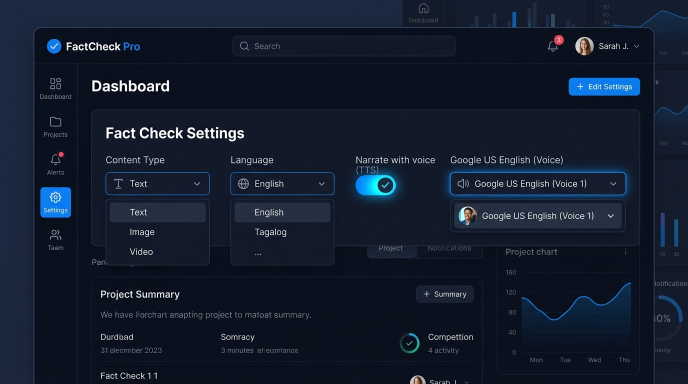
#> input picture tts_feature_mockup.jpg, 1376 x 768 px (shown at 1/2 size)
$ python -i visual_signals.py   (imports and definitions only)
#> lines starting #> are read from the running program, lines starting #| are printed output that depends on the picture
import io

import numpy as np
from PIL import Image, ImageChops


def ela_suspicion(image: Image.Image, quality: int = 90) -> float:
    buffer = io.BytesIO()
    image.convert("RGB").save(buffer, "JPEG", quality=quality)
    buffer.seek(0)
    resaved = Image.open(buffer)
    diff = ImageChops.difference(image.convert("RGB"), resaved)
    variance = np.array(diff).astype(float).std()
    return round(min(variance * 4, 100), 1)


def frequency_signal(image: Image.Image) -> dict:
    gray = np.array(image.convert("L").resize((512, 512))).astype(float)
    fft = np.fft.fftshift(np.fft.fft2(gray))
    magnitude = np.abs(fft)
    h, w = magnitude.shape
    cy, cx = (h // 2, w // 2)
    radius = min(h, w) // 4
    y, x = np.ogrid[:h, :w]
    mask_high = (x - cx) ** 2 + (y - cy) ** 2 > radius**2
    high = magnitude[mask_high].mean()
    low = magnitude[~mask_high].mean()
    ratio = high / max(low, 1e-06)
    suspicion = round(max(0, min(100, (0.15 - ratio) * 500)), 1) if ratio < 0.15 else 0.0
    return {"ratio": round(ratio, 4), "suspicion": suspicion}


def metadata_signal(image: Image.Image) -> dict:
    exif = image.getexif()
    has_camera_tags = any((tag in exif for tag in (271, 272, 306)))
    editing_tools = ["photoshop", "gimp", "snapseed", "picsart", "canva"]
    software_tag = exif.get(305)
    flagged_software = None
    if software_tag and any((tool in str(software_tag).lower() for tool in editing_tools)):
        flagged_software = str(software_tag)
    return {"has_camera_metadata": has_camera_tags, "flagged_software": flagged_software}


def normalize_pct(d: dict) -> dict:
    total = sum(d.values())
    if total <= 0:
        keys = list(d.keys())
        return {k: 100.0 if i == 0 else 0.0 for i, k in enumerate(keys)}
    rounded = {k: round(v / total * 100, 1) for k, v in d.items()}
    diff = round(100 - sum(rounded.values()), 1)
    if abs(diff) >= 0.1:
        max_key = max(rounded, key=lambda k: rounded[k])
        rounded[max_key] = round(rounded[max_key] + diff, 1)
    return rounded


def classify_frame(image: Image.Image) -> dict:
    ela = ela_suspicion(image)
    freq = frequency_signal(image)
    meta = metadata_signal(image)
    edited_evidence = ela * 0.8 + (25 if meta["flagged_software"] else 0)
    ai_evidence = freq["suspicion"] * 0.8 + (20 if not meta["has_camera_metadata"] else 0)
    real_evidence = max(0.0, 100 - edited_evidence * 0.5 - ai_evidence * 0.5)
    pct = normalize_pct(
        {"real": real_evidence, "edited": edited_evidence, "ai_generated": ai_evidence}
    )
    dominant = max(pct, key=lambda k: pct[k])
    return {
        "real_pct": pct["real"],
        "edited_pct": pct["edited"],
        "ai_generated_pct": pct["ai_generated"],
        "dominant_category": dominant,
        "signals": {"ela_suspicion": ela, "frequency": freq, "metadata": meta},
    }

>>> from PIL import Image
>>> picture = Image.open('../../tts_feature_mockup.jpg')
#> picture is the input picture: PIL image 1376x768 RGB; mean R, G, B 19.3, 28.6, 45.5
>>> result = classify_frame(picture)
#> in ela_suspicion, `variance = np.array(diff).astype(float).std()`: variance = 1.5
#> in classify_frame, `ela = ela_suspicion(image)`: ela = 6
#> in frequency_signal, `gray = np.array(image.convert("L").resize((512, 512))).astype(float)`:
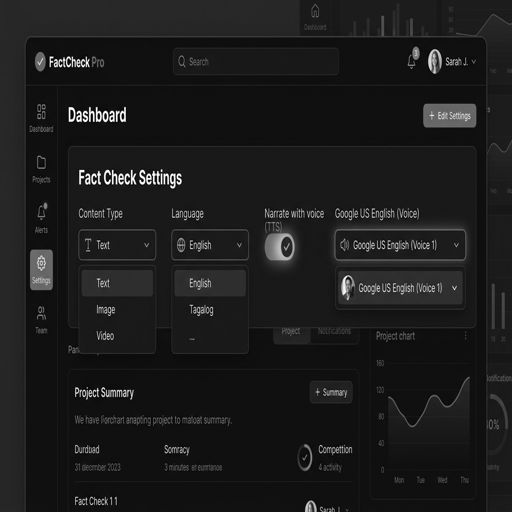
#> gray: shape (512, 512) float64; min 0, max 255, mean 27.9
#> in frequency_signal, `high = magnitude[mask_high].mean()`: high = 4335.7
#> in frequency_signal, `low = magnitude[~mask_high].mean()`: low = 14251.1
#> in frequency_signal, `ratio = high / max(low, 1e-06)`: ratio = 0.304
#> in frequency_signal, `suspicion = round(max(0, min(100, (0.15 - ratio) * 500)), 1) if ratio ..`: suspicion = 0
#> in classify_frame, `freq = frequency_signal(image)`: freq = {'ratio': 0.304, 'suspicion': 0}
#> in metadata_signal, `has_camera_tags = any((tag in exif for tag in (271, 272, 306)))`: has_camera_tags = False
#> in classify_frame, `meta = metadata_signal(image)`: meta = 2 items
#> in classify_frame, `edited_evidence = ela * 0.8 + (25 if meta["flagged_software"] else 0)`: edited_evidence = 4.8
#> in classify_frame, `ai_evidence = freq["suspicion"] * 0.8 + (20 if not meta["has_camera_me..`: ai_evidence = 20
#> in classify_frame, `real_evidence = max(0.0, 100 - edited_evidence * 0.5 - ai_evidence * 0..`: real_evidence = 87.6
#> in normalize_pct, `total = sum(d.values())`: total = 112.4
#> in normalize_pct, `rounded = {k: round(v / total * 100, 1) for k, v in d.items()}`: rounded = {'real': 77.9, 'edited': 4.3, 'ai_generated': 17.8}
#> in normalize_pct, `diff = round(100 - sum(rounded.values()), 1)`: diff = 0
#> in classify_frame, `pct = normalize_pct( {"real": real_evidence, "edited": edited_evidence..`: pct has the same summary as rounded in normalize_pct
#> in classify_frame, `dominant = max(pct, key=lambda k: pct[k])`: dominant = 'real'
#> result = 5 items
